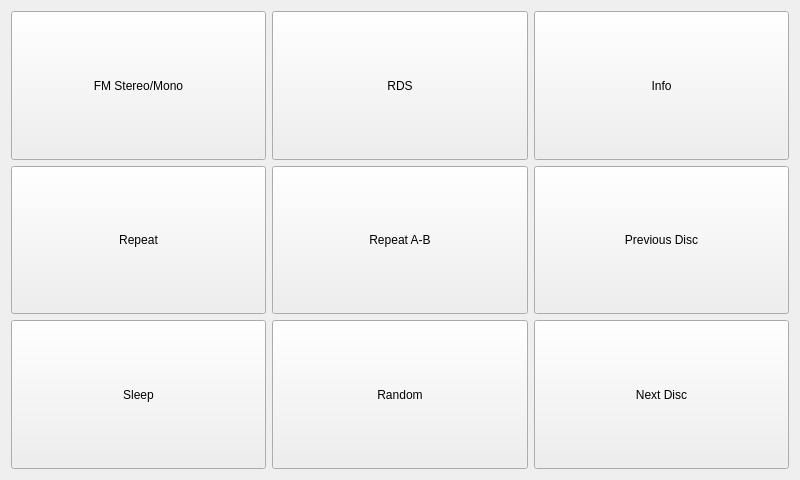
<?xml version="1.0" encoding="UTF-8"?>
<ui version="4.0">
 <class>PIRAudioDeviceForm</class>
 <widget class="QWidget" name="PIRAudioDeviceForm">
  <property name="geometry">
   <rect>
    <x>0</x>
    <y>0</y>
    <width>800</width>
    <height>480</height>
   </rect>
  </property>
  <property name="windowTitle">
   <string>Form</string>
  </property>
  <layout class="QGridLayout" name="gridLayout">
   <item row="0" column="0">
    <widget class="QPushButton" name="fmModeButton">
     <property name="sizePolicy">
      <sizepolicy hsizetype="Expanding" vsizetype="Expanding">
       <horstretch>0</horstretch>
       <verstretch>0</verstretch>
      </sizepolicy>
     </property>
     <property name="text">
      <string>FM Stereo/Mono</string>
     </property>
    </widget>
   </item>
   <item row="0" column="1">
    <widget class="QPushButton" name="rdsButton">
     <property name="sizePolicy">
      <sizepolicy hsizetype="Expanding" vsizetype="Expanding">
       <horstretch>0</horstretch>
       <verstretch>0</verstretch>
      </sizepolicy>
     </property>
     <property name="text">
      <string>RDS</string>
     </property>
    </widget>
   </item>
   <item row="1" column="0">
    <widget class="QPushButton" name="repeatButton">
     <property name="sizePolicy">
      <sizepolicy hsizetype="Expanding" vsizetype="Expanding">
       <horstretch>0</horstretch>
       <verstretch>0</verstretch>
      </sizepolicy>
     </property>
     <property name="text">
      <string>Repeat</string>
     </property>
    </widget>
   </item>
   <item row="1" column="1">
    <widget class="QPushButton" name="repeatABButton">
     <property name="sizePolicy">
      <sizepolicy hsizetype="Expanding" vsizetype="Expanding">
       <horstretch>0</horstretch>
       <verstretch>0</verstretch>
      </sizepolicy>
     </property>
     <property name="text">
      <string>Repeat A-B</string>
     </property>
    </widget>
   </item>
   <item row="1" column="2">
    <widget class="QPushButton" name="prevDiscButton">
     <property name="sizePolicy">
      <sizepolicy hsizetype="Expanding" vsizetype="Expanding">
       <horstretch>0</horstretch>
       <verstretch>0</verstretch>
      </sizepolicy>
     </property>
     <property name="text">
      <string>Previous Disc</string>
     </property>
    </widget>
   </item>
   <item row="2" column="0">
    <widget class="QPushButton" name="sleepButton">
     <property name="sizePolicy">
      <sizepolicy hsizetype="Expanding" vsizetype="Expanding">
       <horstretch>0</horstretch>
       <verstretch>0</verstretch>
      </sizepolicy>
     </property>
     <property name="text">
      <string>Sleep</string>
     </property>
    </widget>
   </item>
   <item row="2" column="1">
    <widget class="QPushButton" name="randomButton">
     <property name="sizePolicy">
      <sizepolicy hsizetype="Expanding" vsizetype="Expanding">
       <horstretch>0</horstretch>
       <verstretch>0</verstretch>
      </sizepolicy>
     </property>
     <property name="text">
      <string>Random</string>
     </property>
    </widget>
   </item>
   <item row="2" column="2">
    <widget class="QPushButton" name="nextDiscButton">
     <property name="sizePolicy">
      <sizepolicy hsizetype="Expanding" vsizetype="Expanding">
       <horstretch>0</horstretch>
       <verstretch>0</verstretch>
      </sizepolicy>
     </property>
     <property name="text">
      <string>Next Disc</string>
     </property>
    </widget>
   </item>
   <item row="0" column="2">
    <widget class="QPushButton" name="infoButton">
     <property name="sizePolicy">
      <sizepolicy hsizetype="Expanding" vsizetype="Expanding">
       <horstretch>0</horstretch>
       <verstretch>0</verstretch>
      </sizepolicy>
     </property>
     <property name="text">
      <string>Info</string>
     </property>
    </widget>
   </item>
  </layout>
 </widget>
 <resources/>
 <connections>
  <connection>
   <sender>PIRAudioDeviceForm</sender>
   <signal>fmModeEnabled(bool)</signal>
   <receiver>fmModeButton</receiver>
   <slot>setEnabled(bool)</slot>
   <hints>
    <hint type="sourcelabel">
     <x>399</x>
     <y>239</y>
    </hint>
    <hint type="destinationlabel">
     <x>103</x>
     <y>300</y>
    </hint>
   </hints>
  </connection>
  <connection>
   <sender>PIRAudioDeviceForm</sender>
   <signal>repeatEnabled(bool)</signal>
   <receiver>repeatButton</receiver>
   <slot>setEnabled(bool)</slot>
   <hints>
    <hint type="sourcelabel">
     <x>399</x>
     <y>239</y>
    </hint>
    <hint type="destinationlabel">
     <x>301</x>
     <y>300</y>
    </hint>
   </hints>
  </connection>
  <connection>
   <sender>PIRAudioDeviceForm</sender>
   <signal>repeatABEnabled(bool)</signal>
   <receiver>repeatABButton</receiver>
   <slot>setEnabled(bool)</slot>
   <hints>
    <hint type="sourcelabel">
     <x>399</x>
     <y>239</y>
    </hint>
    <hint type="destinationlabel">
     <x>498</x>
     <y>300</y>
    </hint>
   </hints>
  </connection>
  <connection>
   <sender>PIRAudioDeviceForm</sender>
   <signal>randomEnabled(bool)</signal>
   <receiver>randomButton</receiver>
   <slot>setEnabled(bool)</slot>
   <hints>
    <hint type="sourcelabel">
     <x>399</x>
     <y>239</y>
    </hint>
    <hint type="destinationlabel">
     <x>696</x>
     <y>300</y>
    </hint>
   </hints>
  </connection>
  <connection>
   <sender>PIRAudioDeviceForm</sender>
   <signal>nextDiscEnabled(bool)</signal>
   <receiver>nextDiscButton</receiver>
   <slot>setEnabled(bool)</slot>
   <hints>
    <hint type="sourcelabel">
     <x>399</x>
     <y>239</y>
    </hint>
    <hint type="destinationlabel">
     <x>103</x>
     <y>418</y>
    </hint>
   </hints>
  </connection>
  <connection>
   <sender>PIRAudioDeviceForm</sender>
   <signal>prevDiscEnabled(bool)</signal>
   <receiver>prevDiscButton</receiver>
   <slot>setEnabled(bool)</slot>
   <hints>
    <hint type="sourcelabel">
     <x>399</x>
     <y>239</y>
    </hint>
    <hint type="destinationlabel">
     <x>301</x>
     <y>418</y>
    </hint>
   </hints>
  </connection>
  <connection>
   <sender>PIRAudioDeviceForm</sender>
   <signal>sleepEnabled(bool)</signal>
   <receiver>sleepButton</receiver>
   <slot>setEnabled(bool)</slot>
   <hints>
    <hint type="sourcelabel">
     <x>399</x>
     <y>239</y>
    </hint>
    <hint type="destinationlabel">
     <x>498</x>
     <y>418</y>
    </hint>
   </hints>
  </connection>
  <connection>
   <sender>PIRAudioDeviceForm</sender>
   <signal>infoEnabled(bool)</signal>
   <receiver>infoButton</receiver>
   <slot>setEnabled(bool)</slot>
   <hints>
    <hint type="sourcelabel">
     <x>399</x>
     <y>239</y>
    </hint>
    <hint type="destinationlabel">
     <x>696</x>
     <y>418</y>
    </hint>
   </hints>
  </connection>
  <connection>
   <sender>PIRAudioDeviceForm</sender>
   <signal>rdsEnabled(bool)</signal>
   <receiver>rdsButton</receiver>
   <slot>setEnabled(bool)</slot>
   <hints>
    <hint type="sourcelabel">
     <x>399</x>
     <y>239</y>
    </hint>
    <hint type="destinationlabel">
     <x>399</x>
     <y>85</y>
    </hint>
   </hints>
  </connection>
 </connections>
 <slots>
  <signal>fmModeEnabled(bool)</signal>
  <signal>repeatEnabled(bool)</signal>
  <signal>repeatABEnabled(bool)</signal>
  <signal>randomEnabled(bool)</signal>
  <signal>nextDiscEnabled(bool)</signal>
  <signal>prevDiscEnabled(bool)</signal>
  <signal>sleepEnabled(bool)</signal>
  <signal>infoEnabled(bool)</signal>
  <signal>rdsEnabled(bool)</signal>
 </slots>
</ui>
